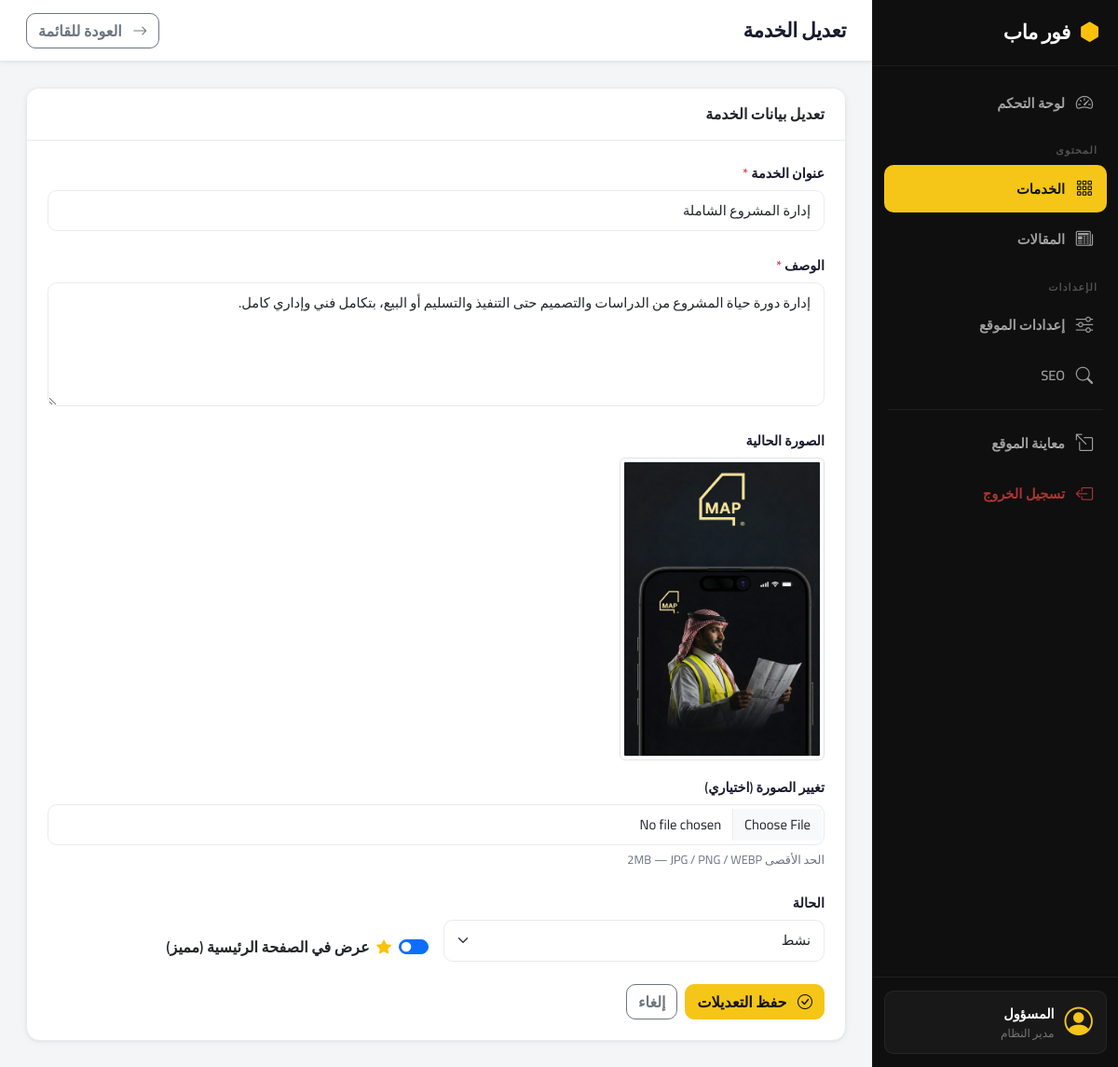
Page /admin/service-edit.php?id=18 (signed in) on the committed database.
### tables this page shows
CREATE TABLE `services` (
  `id` int(11) NOT NULL,
  `title` varchar(255) NOT NULL,
  `description` text NOT NULL,
  `image` varchar(255) NOT NULL,
  `status` enum('active','inactive') NOT NULL DEFAULT 'active',
  `is_featured` tinyint(1) NOT NULL DEFAULT 1,
  `created_at` timestamp NOT NULL DEFAULT current_timestamp(),
  `updated_at` timestamp NULL DEFAULT NULL ON UPDATE current_timestamp()
);

### admin/service-edit.php (the view, shortened to what this page needs)
<?php
include 'partials/header.php';
require_once '../includes/db.php';
$service_id = isset($_GET['id']) ? (int)$_GET['id'] : 0;
$stmt = $pdo->prepare("SELECT * FROM services WHERE id = ?");
$stmt->execute([$service_id]);
$service = $stmt->fetch(PDO::FETCH_ASSOC);
?>
<div class="admin-wrapper">
    <?php include 'partials/sidebar.php'; ?>
    <div class="main-content">
        <div class="top-bar">
            <h1 class="page-title">تعديل الخدمة</h1>
            <div class="top-bar-actions">
                <a href="services.php" class="btn btn-outline-secondary">
                    <i class="bi bi-arrow-right me-2"></i> العودة للقائمة
                </a>
            </div>
        </div>
        <div class="content-wrapper">
            <div class="card">
                <div class="card-header">
                    <h5 class="card-title mb-0">تعديل بيانات الخدمة</h5>
                </div>
                <div class="card-body">
                    <form method="POST" enctype="multipart/form-data">
                        <div class="mb-4">
                            <label class="form-label">عنوان الخدمة <span class="text-danger">*</span></label>
                            <input type="text" name="title" class="form-control"
                                value="<?php echo htmlspecialchars($service['title']); ?>" required>
                        </div>
                        <div class="mb-4">
                            <label class="form-label">الوصف <span class="text-danger">*</span></label>
                            <textarea name="description" class="form-control" rows="5" required><?php echo htmlspecialchars($service['description']); ?></textarea>
                        </div>
                        <?php if (!empty($service['image'])): ?>
                        <div class="mb-3">
                            <label class="form-label">الصورة الحالية</label><br>
                            <img src="../<?php echo htmlspecialchars($service['image']); ?>"
                                 class="img-thumbnail" style="max-width:220px;"
                                 onerror="this.style.display='none'">
                        </div>
                        <?php endif; ?>
                        <div class="mb-4">
                            <label class="form-label">تغيير الصورة (اختياري)</label>
                            <input type="file" name="image" class="form-control" accept="image/*" onchange="previewImage(event)">
                            <div class="form-text">الحد الأقصى 2MB — JPG / PNG / WEBP</div>
                        </div>
                        <div class="row g-3 mb-4">
                            <div class="col-md-6">
                                <label class="form-label">الحالة</label>
                                <select name="status" class="form-select">
                                    <option value="active"   <?php echo $service['status']==='active'   ? 'selected' : ''; ?>>نشط</option>
                                </select>
                            </div>
                            <div class="col-md-6 d-flex align-items-end">
                                <div class="form-check form-switch">
                                    <input class="form-check-input" type="checkbox" id="is_featured" name="is_featured" value="1"
                                        <?php echo !empty($service['is_featured']) ? 'checked' : ''; ?>>
                                    <label class="form-check-label fw-semibold" for="is_featured">
                                        <i class="bi bi-star-fill text-warning me-1"></i>
                                        عرض في الصفحة الرئيسية (مميز)
                                    </label>
                                </div>
                            </div>
                        </div>
                        <div class="d-flex gap-2">
                            <button type="submit" class="btn btn-primary">
                                <i class="bi bi-check-circle me-2"></i> حفظ التعديلات
                            </button>
                            <a href="services.php" class="btn btn-outline-secondary">إلغاء</a>
                        </div>
                    </form>
                </div>
            </div>
        </div>
    </div>
</div>
<?php include 'partials/footer.php'; ?>

### assets/css/admin.css (style rules this page uses)
:root { --primary: #f5c518; --primary-dk: #d4a914; --primary-light: rgba(245, 197, 24, 0.12); --sidebar-bg: #0f0f0f; --sidebar-w: 264px; --topbar-h: 66px; --dark: #111111; --body-bg: #f4f5f7; --card-bg: #ffffff; --border: #e8eaed; --text: #1a1a2e; --muted: #6b7280; --success: #10b981; --danger: #ef4444; --warning: #f59e0b; --info: #3b82f6; --radius: 10px; --radius-lg: 14px; --shadow-sm: 0 1px 3px rgba(0,0,0,0.06), 0 1px 8px rgba(0,0,0,0.04); --shadow-md: 0 4px 16px rgba(0,0,0,0.08), 0 2px 6px rgba(0,0,0,0.04); --shadow-lg: 0 12px 40px rgba(0,0,0,0.12); --ease: 0.22s cubic-bezier(0.4, 0, 0.2, 1); }
*, *::before, *::after { box-sizing: border-box; margin: 0; padding: 0; }
body { font-family: "Cairo", sans-serif; direction: rtl; background: var(--body-bg); color: var(--text); line-height: 1.6; }
a { text-decoration: none; color: inherit; }
.admin-wrapper { display: flex; min-height: 100vh; }
.main-content { flex: 1; margin-right: var(--sidebar-w); min-height: 100vh; display: flex; flex-direction: column; }
.top-bar { height: var(--topbar-h); background: var(--card-bg); border-bottom: 1px solid var(--border); padding: 0 28px; display: flex; align-items: center; gap: 16px; position: sticky; top: 0; z-index: 100; box-shadow: var(--shadow-sm); }
.page-title { font-size: 1.35rem; font-weight: 800; margin: 0; flex: 1; letter-spacing: -0.02em; }
.top-bar-actions { display: flex; gap: 10px; }
.content-wrapper { flex: 1; padding: 28px; }
.card { background: var(--card-bg); border: 1px solid var(--border) !important; border-radius: var(--radius-lg) !important; box-shadow: var(--shadow-sm); overflow: hidden; }
.card-header { background: var(--card-bg); border-bottom: 1px solid var(--border); padding: 18px 22px; }
.card-title { font-size: 1rem; font-weight: 700; margin: 0; }
.card-body { padding: 22px; }
.form-label { font-weight: 600; color: var(--text); margin-bottom: 7px; font-size: 0.9rem; }
.form-control, .form-select { border-radius: var(--radius); border: 1.5px solid var(--border); padding: 10px 14px; font-family: "Cairo", sans-serif; transition: var(--ease); font-size: 0.92rem; }
.form-text { font-size: 0.8rem; color: var(--muted); margin-top: 5px; }
.btn { border-radius: var(--radius); font-weight: 600; transition: var(--ease); font-family: "Cairo", sans-serif; }
.btn-primary { background: var(--primary); border-color: var(--primary); color: var(--dark); }

### rows in the picture
services: title "إدارة المشروع الشاملة", description "إدارة دورة حياة المشروع من الدراسات والتصميم حتى التنفيذ والتسليم أو البيع، بتكامل فني وإداري كامل.", image (picture), status "نشط", is_featured "☑"

### other values in the picture
$_SESSION['admin_name'] "المسؤول"
